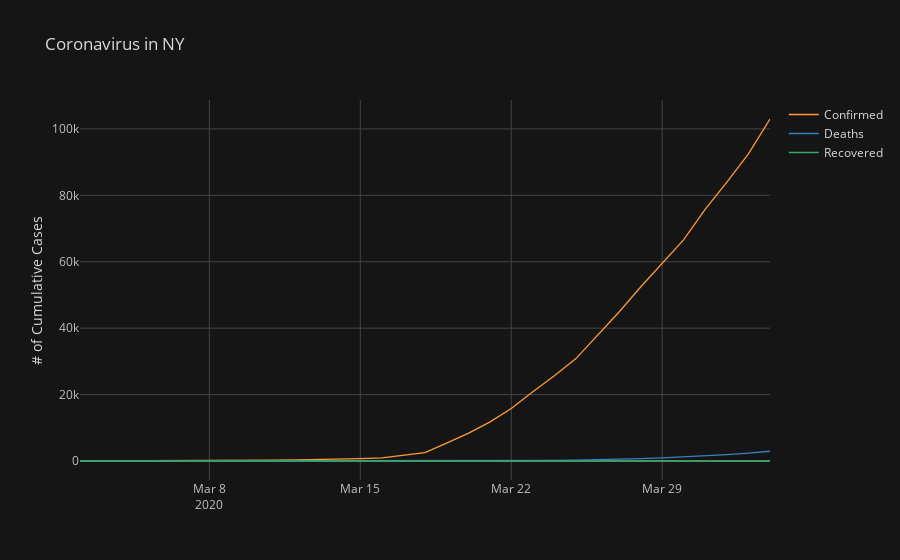
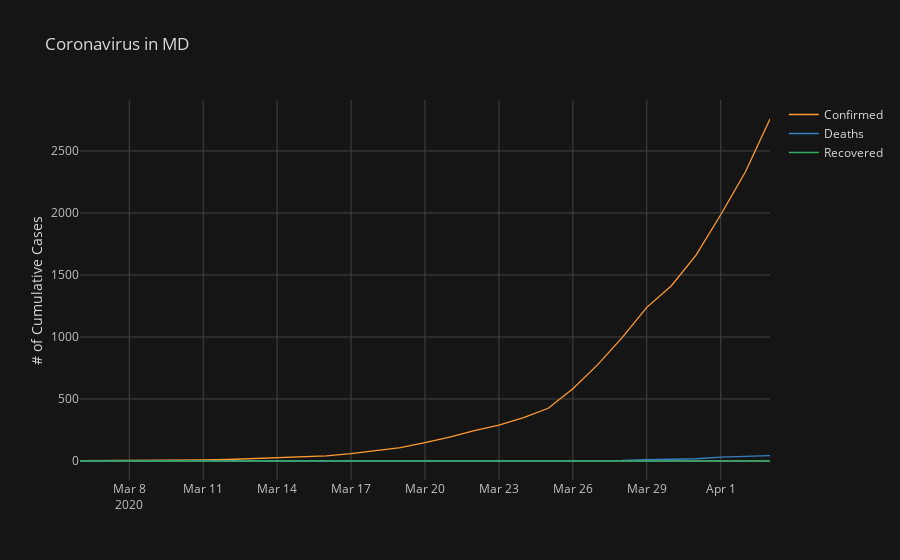
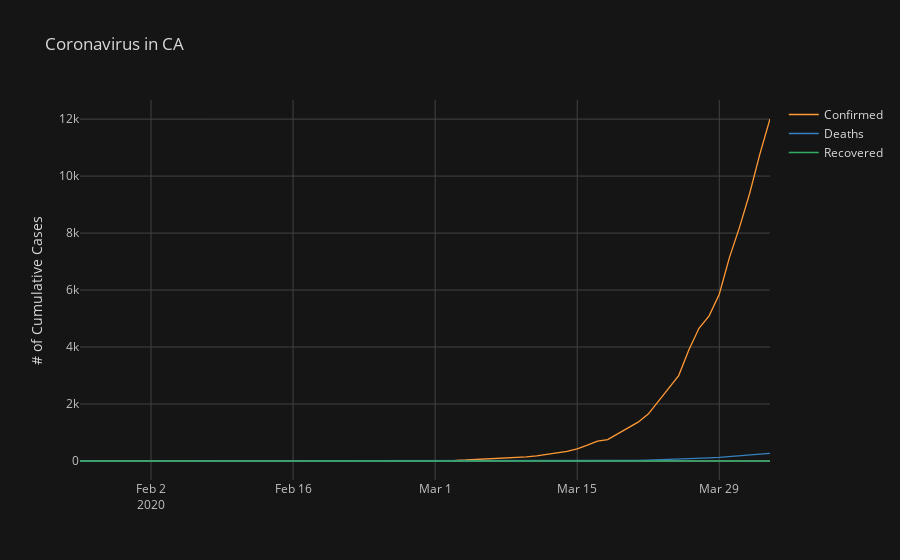

Notebook cell for these charts, in order:
### Code cell
def plot_states(df, state_list =['NY','MD','CA'], plot_col = 'confirmed'):
    columns=[f"{state}-{plot_col}" for state in state_list]
    df_plot = pd.DataFrame()
    for state in state_list:
        ts = get_and_plot_state(df,state_name=state,plot=True)
#         ts.name = f"{state}-{plot_col}"
        df_plot = pd.concat([df_plot,ts],axis=1)
    return df_plot
        

df_plot = plot_states(df)
df_plot
# for state in state_list:

### Figure 1 — Plotly figure (JSON) as saved in the notebook; plotly's stock layout.template omitted (floating-point values rounded to 4 significant figures)
{"data": [{"line": {"color": "rgba(255, 153, 51, 1.0)", "dash": "solid", "shape": "linear", "width": 1.3}, "mode": "lines", "name": "Confirmed", "text": "", "type": "scatter", "x": ["2020-03-02", "2020-03-03", "2020-03-04", "2020-03-05", "2020-03-06", "2020-03-07", "2020-03-08", "2020-03-09", "2020-03-10", "2020-03-11", "2020-03-12", "2020-03-13", "2020-03-14", "2020-03-15", "2020-03-16", "2020-03-17", "2020-03-18", "2020-03-19", "2020-03-20", "2020-03-21", "2020-03-22", "2020-03-23", "2020-03-24", "2020-03-25", "2020-03-26", "2020-03-27", "2020-03-28", "2020-03-29", "2020-03-30", "2020-03-31", "2020-04-01", "2020-04-02", "2020-04-03"], "y": [1, 2, 11, 23, 36, 76, 106, 142, 173, 220, 328, 421, 525, 732, 967, 1706, 2495, 5365, 8310, 11710, 15800, 20884, 25681, 30841, 37877, 44876, 52410, 59648, 66663, 75833, 83948, 92506, 102987]}, {"line": {"color": "rgba(55, 128, 191, 1.0)", "dash": "solid", "shape": "linear", "width": 1.3}, "mode": "lines", "name": "Deaths", "text": "", "type": "scatter", "x": ["2020-03-02", "2020-03-03", "2020-03-04", "2020-03-05", "2020-03-06", "2020-03-07", "2020-03-08", "2020-03-09", "2020-03-10", "2020-03-11", "2020-03-12", "2020-03-13", "2020-03-14", "2020-03-15", "2020-03-16", "2020-03-17", "2020-03-18", "2020-03-19", "2020-03-20", "2020-03-21", "2020-03-22", "2020-03-23", "2020-03-24", "2020-03-25", "2020-03-26", "2020-03-27", "2020-03-28", "2020-03-29", "2020-03-30", "2020-03-31", "2020-04-01", "2020-04-02", "2020-04-03"], "y": [0, 0, 0, 0, 0, 0, 0, 0, 0, 0, 0, 0, 2, 3, 10, 13, 16, 34, 42, 60, 117, 158, 210, 285, 385, 527, 728, 965, 1218, 1550, 1941, 2373, 2935]}, {"line": {"color": "rgba(50, 171, 96, 1.0)", "dash": "solid", "shape": "linear", "width": 1.3}, "mode": "lines", "name": "Recovered", "text": "", "type": "scatter", "x": ["2020-03-02", "2020-03-03", "2020-03-04", "2020-03-05", "2020-03-06", "2020-03-07", "2020-03-08", "2020-03-09", "2020-03-10", "2020-03-11", "2020-03-12", "2020-03-13", "2020-03-14", "2020-03-15", "2020-03-16", "2020-03-17", "2020-03-18", "2020-03-19", "2020-03-20", "2020-03-21", "2020-03-22", "2020-03-23", "2020-03-24", "2020-03-25", "2020-03-26", "2020-03-27", "2020-03-28", "2020-03-29", "2020-03-30", "2020-03-31", "2020-04-01", "2020-04-02", "2020-04-03"], "y": [0, 0, 0, 0, 0, 0, 0, 0, 0, 0, 0, 0, 0, 0, 0, 0, 0, 0, 0, 0, 0, 0, 0, 0, 0, 0, 0, 0, 0, 0, 0, 0, 0]}], "layout": {"legend": {"bgcolor": "#151516", "font": {"color": "#D9D9D9"}}, "paper_bgcolor": "#151516", "plot_bgcolor": "#151516", "title": {"font": {"color": "#D9D9D9"}, "text": "Coronavirus in NY"}, "xaxis": {"gridcolor": "#434343", "showgrid": true, "tickfont": {"color": "#C2C2C2"}, "title": {"font": {"color": "#D9D9D9"}, "text": ""}, "zerolinecolor": "#666570"}, "yaxis": {"gridcolor": "#434343", "showgrid": true, "tickfont": {"color": "#C2C2C2"}, "title": {"font": {"color": "#D9D9D9"}, "text": "# of Cumulative Cases"}, "zerolinecolor": "#666570"}}}

### Figure 2 — Plotly figure (JSON) as saved in the notebook; plotly's stock layout.template omitted (floating-point values rounded to 4 significant figures)
{"data": [{"line": {"color": "rgba(255, 153, 51, 1.0)", "dash": "solid", "shape": "linear", "width": 1.3}, "mode": "lines", "name": "Confirmed", "text": "", "type": "scatter", "x": ["2020-03-06", "2020-03-07", "2020-03-08", "2020-03-09", "2020-03-10", "2020-03-11", "2020-03-12", "2020-03-13", "2020-03-14", "2020-03-15", "2020-03-16", "2020-03-17", "2020-03-18", "2020-03-19", "2020-03-20", "2020-03-21", "2020-03-22", "2020-03-23", "2020-03-24", "2020-03-25", "2020-03-26", "2020-03-27", "2020-03-28", "2020-03-29", "2020-03-30", "2020-03-31", "2020-04-01", "2020-04-02", "2020-04-03"], "y": [3, 3, 5, 5, 8, 9, 12, 18, 26, 32, 41, 60, 85, 107, 149, 193, 244, 290, 349, 425, 583, 775, 995, 1239, 1413, 1660, 1986, 2331, 2758]}, {"line": {"color": "rgba(55, 128, 191, 1.0)", "dash": "solid", "shape": "linear", "width": 1.3}, "mode": "lines", "name": "Deaths", "text": "", "type": "scatter", "x": ["2020-03-06", "2020-03-07", "2020-03-08", "2020-03-09", "2020-03-10", "2020-03-11", "2020-03-12", "2020-03-13", "2020-03-14", "2020-03-15", "2020-03-16", "2020-03-17", "2020-03-18", "2020-03-19", "2020-03-20", "2020-03-21", "2020-03-22", "2020-03-23", "2020-03-24", "2020-03-25", "2020-03-26", "2020-03-27", "2020-03-28", "2020-03-29", "2020-03-30", "2020-03-31", "2020-04-01", "2020-04-02", "2020-04-03"], "y": [0, 0, 0, 0, 0, 0, 0, 0, 0, 0, 0, 0, 0, 1, 1, 2, 3, 3, 4, 4, 4, 5, 5, 10, 15, 18, 31, 36, 43]}, {"line": {"color": "rgba(50, 171, 96, 1.0)", "dash": "solid", "shape": "linear", "width": 1.3}, "mode": "lines", "name": "Recovered", "text": "", "type": "scatter", "x": ["2020-03-06", "2020-03-07", "2020-03-08", "2020-03-09", "2020-03-10", "2020-03-11", "2020-03-12", "2020-03-13", "2020-03-14", "2020-03-15", "2020-03-16", "2020-03-17", "2020-03-18", "2020-03-19", "2020-03-20", "2020-03-21", "2020-03-22", "2020-03-23", "2020-03-24", "2020-03-25", "2020-03-26", "2020-03-27", "2020-03-28", "2020-03-29", "2020-03-30", "2020-03-31", "2020-04-01", "2020-04-02", "2020-04-03"], "y": [0, 0, 0, 0, 0, 0, 0, 0, 0, 0, 3, 3, 0, 0, 0, 0, 0, 0, 0, 0, 0, 0, 0, 0, 0, 0, 0, 0, 0]}], "layout": {"legend": {"bgcolor": "#151516", "font": {"color": "#D9D9D9"}}, "paper_bgcolor": "#151516", "plot_bgcolor": "#151516", "title": {"font": {"color": "#D9D9D9"}, "text": "Coronavirus in MD"}, "xaxis": {"gridcolor": "#434343", "showgrid": true, "tickfont": {"color": "#C2C2C2"}, "title": {"font": {"color": "#D9D9D9"}, "text": ""}, "zerolinecolor": "#666570"}, "yaxis": {"gridcolor": "#434343", "showgrid": true, "tickfont": {"color": "#C2C2C2"}, "title": {"font": {"color": "#D9D9D9"}, "text": "# of Cumulative Cases"}, "zerolinecolor": "#666570"}}}

### Figure 3 — Plotly figure (JSON) as saved in the notebook; plotly's stock layout.template omitted (floating-point values rounded to 4 significant figures)
{"data": [{"line": {"color": "rgba(255, 153, 51, 1.0)", "dash": "solid", "shape": "linear", "width": 1.3}, "mode": "lines", "name": "Confirmed", "text": "", "type": "scatter", "x": ["2020-01-26", "2020-01-27", "2020-01-28", "2020-01-29", "2020-01-30", "2020-01-31", "2020-02-01", "2020-02-02", "2020-02-03", "2020-02-04", "2020-02-05", "2020-02-06", "2020-02-07", "2020-02-08", "2020-02-09", "2020-02-10", "2020-02-11", "2020-02-12", "2020-02-13", "2020-02-14", "2020-02-15", "2020-02-16", "2020-02-17", "2020-02-18", "2020-02-19", "2020-02-20", "2020-02-21", "2020-02-22", "2020-02-23", "2020-02-24", "2020-02-25", "2020-02-26", "2020-02-27", "2020-02-28", "2020-02-29", "2020-03-01", "2020-03-02", "2020-03-03", "2020-03-04", "2020-03-05", "2020-03-06", "2020-03-07", "2020-03-08", "2020-03-09", "2020-03-10", "2020-03-11", "2020-03-12", "2020-03-13", "2020-03-14", "2020-03-15", "2020-03-16", "2020-03-17", "2020-03-18", "2020-03-19", "2020-03-20", "2020-03-21", "2020-03-22", "2020-03-23", "2020-03-24", "2020-03-25", "2020-03-26", "2020-03-27", "2020-03-28", "2020-03-29", "2020-03-30", "2020-03-31", "2020-04-01", "2020-04-02", "2020-04-03"], "y": [2, 2, 2, 2, 2, 2, 3, 3, 6, 6, 6, 6, 6, 6, 6, 6, 7, 7, 8, 8, 8, 8, 8, 8, 8, 8, 15, 15, 15, 10, 10, 10, 11, 11, 12, 12, 21, 25, 35, 51, 59, 82, 98, 104, 144, 177, 221, 282, 340, 426, 557, 698, 751, 952, 1177, 1364, 1646, 2108, 2538, 2998, 3899, 4657, 5095, 5852, 7138, 8210, 9399, 10773, 12004]}, {"line": {"color": "rgba(55, 128, 191, 1.0)", "dash": "solid", "shape": "linear", "width": 1.3}, "mode": "lines", "name": "Deaths", "text": "", "type": "scatter", "x": ["2020-01-26", "2020-01-27", "2020-01-28", "2020-01-29", "2020-01-30", "2020-01-31", "2020-02-01", "2020-02-02", "2020-02-03", "2020-02-04", "2020-02-05", "2020-02-06", "2020-02-07", "2020-02-08", "2020-02-09", "2020-02-10", "2020-02-11", "2020-02-12", "2020-02-13", "2020-02-14", "2020-02-15", "2020-02-16", "2020-02-17", "2020-02-18", "2020-02-19", "2020-02-20", "2020-02-21", "2020-02-22", "2020-02-23", "2020-02-24", "2020-02-25", "2020-02-26", "2020-02-27", "2020-02-28", "2020-02-29", "2020-03-01", "2020-03-02", "2020-03-03", "2020-03-04", "2020-03-05", "2020-03-06", "2020-03-07", "2020-03-08", "2020-03-09", "2020-03-10", "2020-03-11", "2020-03-12", "2020-03-13", "2020-03-14", "2020-03-15", "2020-03-16", "2020-03-17", "2020-03-18", "2020-03-19", "2020-03-20", "2020-03-21", "2020-03-22", "2020-03-23", "2020-03-24", "2020-03-25", "2020-03-26", "2020-03-27", "2020-03-28", "2020-03-29", "2020-03-30", "2020-03-31", "2020-04-01", "2020-04-02", "2020-04-03"], "y": [0, 0, 0, 0, 0, 0, 0, 0, 0, 0, 0, 0, 0, 0, 0, 0, 0, 0, 0, 0, 0, 0, 0, 0, 0, 0, 0, 0, 0, 0, 0, 0, 0, 0, 0, 0, 0, 0, 1, 1, 1, 1, 1, 1, 2, 3, 4, 4, 5, 6, 7, 12, 13, 18, 23, 24, 30, 39, 50, 65, 81, 94, 110, 124, 146, 173, 199, 238, 265]}, {"line": {"color": "rgba(50, 171, 96, 1.0)", "dash": "solid", "shape": "linear", "width": 1.3}, "mode": "lines", "name": "Recovered", "text": "", "type": "scatter", "x": ["2020-01-26", "2020-01-27", "2020-01-28", "2020-01-29", "2020-01-30", "2020-01-31", "2020-02-01", "2020-02-02", "2020-02-03", "2020-02-04", "2020-02-05", "2020-02-06", "2020-02-07", "2020-02-08", "2020-02-09", "2020-02-10", "2020-02-11", "2020-02-12", "2020-02-13", "2020-02-14", "2020-02-15", "2020-02-16", "2020-02-17", "2020-02-18", "2020-02-19", "2020-02-20", "2020-02-21", "2020-02-22", "2020-02-23", "2020-02-24", "2020-02-25", "2020-02-26", "2020-02-27", "2020-02-28", "2020-02-29", "2020-03-01", "2020-03-02", "2020-03-03", "2020-03-04", "2020-03-05", "2020-03-06", "2020-03-07", "2020-03-08", "2020-03-09", "2020-03-10", "2020-03-11", "2020-03-12", "2020-03-13", "2020-03-14", "2020-03-15", "2020-03-16", "2020-03-17", "2020-03-18", "2020-03-19", "2020-03-20", "2020-03-21", "2020-03-22", "2020-03-23", "2020-03-24", "2020-03-25", "2020-03-26", "2020-03-27", "2020-03-28", "2020-03-29", "2020-03-30", "2020-03-31", "2020-04-01", "2020-04-02", "2020-04-03"], "y": [0, 0, 0, 0, 0, 0, 0, 0, 0, 0, 0, 0, 0, 0, 0, 0, 0, 0, 0, 0, 0, 0, 0, 0, 0, 0, 2, 2, 2, 2, 2, 2, 2, 2, 2, 2, 2, 2, 2, 2, 2, 2, 2, 2, 2, 2, 6, 6, 6, 6, 6, 6, 0, 0, 0, 0, 0, 0, 0, 0, 0, 0, 0, 0, 0, 0, 0, 0, 0]}], "layout": {"legend": {"bgcolor": "#151516", "font": {"color": "#D9D9D9"}}, "paper_bgcolor": "#151516", "plot_bgcolor": "#151516", "title": {"font": {"color": "#D9D9D9"}, "text": "Coronavirus in CA"}, "xaxis": {"gridcolor": "#434343", "showgrid": true, "tickfont": {"color": "#C2C2C2"}, "title": {"font": {"color": "#D9D9D9"}, "text": ""}, "zerolinecolor": "#666570"}, "yaxis": {"gridcolor": "#434343", "showgrid": true, "tickfont": {"color": "#C2C2C2"}, "title": {"font": {"color": "#D9D9D9"}, "text": "# of Cumulative Cases"}, "zerolinecolor": "#666570"}}}
